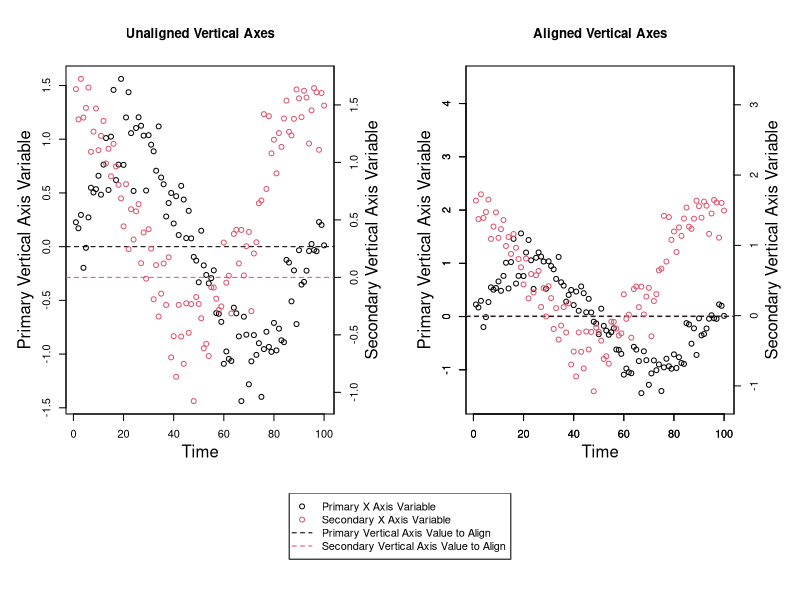
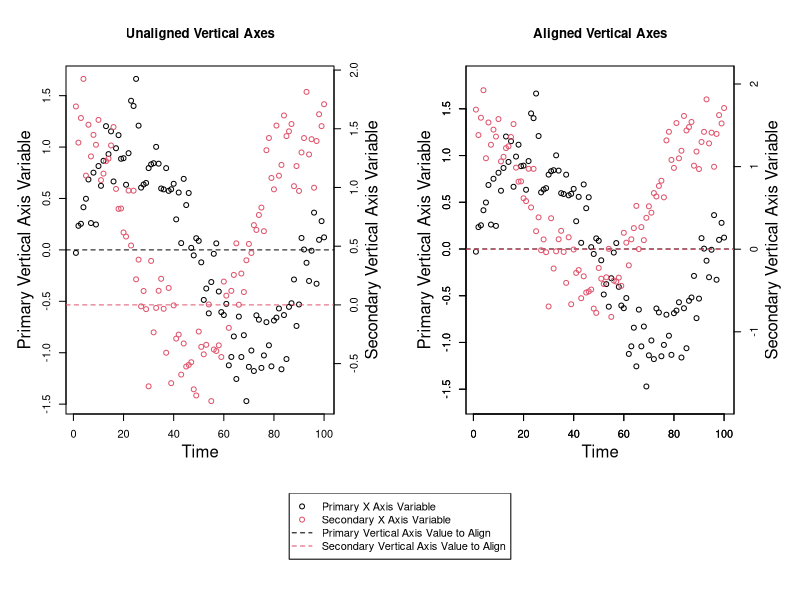

Recreate these plots in R, in order. (Note: this script raises an error after producing the figures.)

# A Function for Aligning a Value on Primary and Secondary Vertical Axes on
# Plots

# David Moore
# University of New Hampshire Ecohydrology Lab
# davidblakneymoore@gmail.com
# April 2021


# The Explanation

# You might want to align a value (such as 0) on both the primary and secondary
# vertical axes. Aligning values can't typically be done by default. You could
# manually define axis limits for both axes to align a value, but if you
# manually choose values for these limits, you might end up with more space on
# the top or the bottom of the graph than is desireable, or you may not be able
# to line up the values across both axes perfectly.

# Here is a function for determining how to optimally align a value on both the
# primary and the secondary vertical axes such that there isn't unnecessary 
# additional space on the top or the bottom of any graph and such that the two
# values will perfectly align across both vertical axes. This function returns
# the new axis limits for both the primary and the secondary vertical axes that
# make the two values you wish to align across both vertical axes line up
# perfectly.

# More often than not, you'll probably want to line up the value of 0 across
# both vertical axes, and you may want to preserve the primary vertical axis
# scale and rescale the secondary vertical axis. This function is flexible and
# allows you to align the axes at any value (you can even choose different
# values for both axes) and it allows you to select which axis scale you wish
# to preserve (you could also choose to preserve neither the primary or the
# secondary vertical axis scales and have the algorithm choose the optimal
# solution).

# To align both axes at particular values, a ratio must be calculated for each
# axis. This ratio is the ratio of the distance of the value to align to the
# minimum value of a particular variable to the distance of the maximum value
# to the minimum value of this same variable. This ratio is calculated for both
# axes. Ratios can be greater than 1 or less than 0 if the value you wish to
# align is not within the range of that variable.

# This function takes 6 arguments. The first two are required, and either
# 'Ratio_of_Value_to_Align_to_Vertical_Axis_Range' or 'Axis_Scale_to_Preserve'
# must be provided as well.

# 'Primary_Vertical_Axis_Variable' is a numeric vector - it's the variable you
# wish to appear on the primary vertical axis.

# 'Secondary_Vertical_Axis_Variable' is a numeric vector - it's the variable
# you wish to appear on the secondary vertical axis.

# 'Data_Frame' is an optional argument you can provide if both the
# 'Primary_Vertical_Axis_Variable' and 'Secondary_Vertical_Axis_Variable'
# arguments come from the same data frame and you only want to type the data
# frame name once.

# 'Primary_Vertical_Axis_Value_to_Align = 0' is the value you wish to align on
# the primary vertical axis. The default value for this argument is 0.

# 'Secondary_Vertical_Axis_Value_to_Align = 0' is the value you wish to align
# on the secondary vertical axis. The default value for this argument is 0.

# 'Ratio_of_Value_to_Align_to_Vertical_Axis_Range' sets where on the vertical
# axis the value to align is. For example, the values to align may both be 0,
# and if the 'Ratio_of_Value_to_Align_to_Vertical_Axis_Range' is 0.5, the value
# to align (0) will be exactly halfway up the vertical axis. If the
# 'Ratio_of_Value_to_Align_to_Vertical_Axis_Range' is 0.25, the values to align
# will both be a quarter of the way up both vertical axes from the bottom of
# the plot. If this argument is a number between 0 and 1, the value to align
# will be visible in the plotting region; if this argument is greater than 1 or
# less than 0, the value to align will not appear in the plotting region, but
# it will still be aligned on both vertical axes. This argument is required
# only if the 'Axis_Scale_to_Preserve' argument is not provided.

# 'Axis_Scale_to_Preserve = "Neither"' tells the function if the scale of one
# of the vertical axes should be preserved and not rescaled at all. The three
# possibilities for this argument are 'Primary', 'Secondary', and 'Neither',
# with the latter being the default. This argument could be used if one of the
# vertical axes is much more important than the other. For example, if you wish
# to plot the primary vertical axis variable such that it takes up the entire
# plotting region and is not rescaled by this function, you would set this
# argument to 'Primary', and all of the rescaling would occur on the secondary
# vertical axis. If the 'Ratio_of_Value_to_Align_to_Vertical_Axis_Range'
# argument is not specified, this argument is required. It should be noted that
# there are cases where it would be impossible to preserve one of the vertical
# axis scales - for example, if one vertical axis variable had a maximum value
# of 10 and a value to align of 15, and the other vertical axis variable had a
# minimum value of 20 and a value to align of 15, there be no possible way to
# plot all of the points while aligning both vertical axes at the value 15.

# 'Axis_Buffer = 10' is the minimum total percent of blank space you wish to
# leave around the top and the bottom of the graph (half of this space will
# appear on the top and half will appear on the bottom). Ten percent is the
# default. It is the minimum total percent of blank space around the top and
# the bottom because if rescaling is necessary to align the values across both
# vertical axes, it follows that more than 10 % of blank space will necessarily
# exist on at least one end of one of the vertical axes. To minimize blank
# space, you could preserve the scale of one of the vertical axes by setting
# the 'Axis_Scale_to_Preserve' argument to either 'Primary' or 'Secondary'.


# The Function

Axis_Limits_for_Primary_and_Secondary_Vertical_Axes_Aligned_by_a_Value_Function <- function (Primary_Vertical_Axis_Variable, Secondary_Vertical_Axis_Variable, Data_Frame, Primary_Vertical_Axis_Value_to_Align = 0, Secondary_Vertical_Axis_Value_to_Align = 0, Ratio_of_Value_to_Align_to_Vertical_Axis_Range = NULL, Axis_Scale_to_Preserve = "Neither", Axis_Buffer = 10) {
  if (!missing(Data_Frame)) {
    Primary_Vertical_Axis_Variable <- Data_Frame[[deparse(substitute(Primary_Vertical_Axis_Variable))]]
    Secondary_Vertical_Axis_Variable <- Data_Frame[[deparse(substitute(Secondary_Vertical_Axis_Variable))]]
  }
  if (!is.numeric(Primary_Vertical_Axis_Variable)) {
    stop("'Primary_Vertical_Axis_Variable' must be numeric.")
  }
  if (!is.numeric(Secondary_Vertical_Axis_Variable)) {
    stop("'Secondary_Vertical_Axis_Variable' must be numeric.")
  }
  if (!is.numeric(Primary_Vertical_Axis_Value_to_Align) | length(Primary_Vertical_Axis_Value_to_Align) != 1) {
    stop("'Primary_Vertical_Axis_Value_to_Align' must be a single numeric value.")
  }
  if (!is.numeric(Secondary_Vertical_Axis_Value_to_Align) | length(Secondary_Vertical_Axis_Value_to_Align) != 1) {
    stop("'Secondary_Vertical_Axis_Value_to_Align' must be a single numeric value.")
  }
  if (!is.null(Ratio_of_Value_to_Align_to_Vertical_Axis_Range)) {
    if (!is.numeric(Ratio_of_Value_to_Align_to_Vertical_Axis_Range) | length(Ratio_of_Value_to_Align_to_Vertical_Axis_Range) != 1) {
      stop("'Ratio_of_Value_to_Align_to_Vertical_Axis_Range' must be a single numeric value.")
    }
    if (Ratio_of_Value_to_Align_to_Vertical_Axis_Range <= 0 | Ratio_of_Value_to_Align_to_Vertical_Axis_Range >= 1) {
      warning ("'Ratio_of_Value_to_Align_to_Vertical_Axis_Range' should be a number between 0 and 1. If it isn't, the values to align will be outside of the plotting region, and you risk not having all the data points inside the plotting region.")
    }
  }
  if (!(Axis_Scale_to_Preserve %in% c("Primary", "Secondary", "Neither")) | length(Axis_Scale_to_Preserve) != 1) {
    stop ("'Axis_Scale_to_Preserve' must be a single item and it must be either 'Primary', 'Secondary', or 'Neither'.")
  }
  if (!is.numeric(Axis_Buffer) | length(Axis_Buffer) != 1) {
    stop("'Axis_Buffer' must be a single numeric value.")
  }
  if (Axis_Buffer < 0 | Axis_Buffer > 100) {
    stop ("'Axis_Buffer' must be a number between 0 and 100 (inclusive).")
  }
  Values_to_Align <- data.frame(Primary_Vertical_Axis_Value_to_Align, Secondary_Vertical_Axis_Value_to_Align)
  Axis_Buffer <- 1 + Axis_Buffer / 100
  Minimum_Primary_Vertical_Axis_Variable_Value <- min(Primary_Vertical_Axis_Variable[is.finite(Primary_Vertical_Axis_Variable)])
  Maximum_Primary_Vertical_Axis_Variable_Value <- max(Primary_Vertical_Axis_Variable[is.finite(Primary_Vertical_Axis_Variable)])
  Minimum_Secondary_Vertical_Axis_Variable_Value <- min(Secondary_Vertical_Axis_Variable[is.finite(Secondary_Vertical_Axis_Variable)])
  Maximum_Secondary_Vertical_Axis_Variable_Value <- max(Secondary_Vertical_Axis_Variable[is.finite(Secondary_Vertical_Axis_Variable)])
  Primary_Vertical_Axis_Buffer <- ((Maximum_Primary_Vertical_Axis_Variable_Value - Minimum_Primary_Vertical_Axis_Variable_Value) * Axis_Buffer - (Maximum_Primary_Vertical_Axis_Variable_Value - Minimum_Primary_Vertical_Axis_Variable_Value)) / 2
  Secondary_Vertical_Axis_Buffer <- ((Maximum_Secondary_Vertical_Axis_Variable_Value - Minimum_Secondary_Vertical_Axis_Variable_Value) * Axis_Buffer - (Maximum_Secondary_Vertical_Axis_Variable_Value - Minimum_Secondary_Vertical_Axis_Variable_Value)) / 2
  Ratio_of_Value_to_Align_to_Primary_Vertical_Axis_Range <- (Primary_Vertical_Axis_Value_to_Align - Minimum_Primary_Vertical_Axis_Variable_Value) / (Maximum_Primary_Vertical_Axis_Variable_Value - Minimum_Primary_Vertical_Axis_Variable_Value)
  Ratio_of_Value_to_Align_to_Secondary_Vertical_Axis_Range <- (Secondary_Vertical_Axis_Value_to_Align - Minimum_Secondary_Vertical_Axis_Variable_Value) / (Maximum_Secondary_Vertical_Axis_Variable_Value - Minimum_Secondary_Vertical_Axis_Variable_Value)
  if (!is.null(Ratio_of_Value_to_Align_to_Vertical_Axis_Range)) {
    if (Axis_Scale_to_Preserve == "Primary" & Ratio_of_Value_to_Align_to_Primary_Vertical_Axis_Range != Ratio_of_Value_to_Align_to_Vertical_Axis_Range) {
      stop ("You cannot preserve the primary vertical axis scale and set the ratio of the value to align to the vertical axis range to something other than what it is for the primary vertical axis")
    }
    if (Axis_Scale_to_Preserve == "Secondary" & Ratio_of_Value_to_Align_to_Secondary_Vertical_Axis_Range != Ratio_of_Value_to_Align_to_Vertical_Axis_Range) {
      stop ("You cannot preserve the secondary vertical axis scale and set the ratio of the value to align to the vertical axis range to something other than what it is for the secondary vertical axis")
    }
  }
  if (Axis_Scale_to_Preserve == "Primary" & ((Ratio_of_Value_to_Align_to_Primary_Vertical_Axis_Range < 0 & (Ratio_of_Value_to_Align_to_Secondary_Vertical_Axis_Range < 1 & Ratio_of_Value_to_Align_to_Secondary_Vertical_Axis_Range > 0)) | (Ratio_of_Value_to_Align_to_Primary_Vertical_Axis_Range > 1 & (Ratio_of_Value_to_Align_to_Secondary_Vertical_Axis_Range < 1 & Ratio_of_Value_to_Align_to_Secondary_Vertical_Axis_Range > 0)) | (Ratio_of_Value_to_Align_to_Primary_Vertical_Axis_Range < 0 & Ratio_of_Value_to_Align_to_Secondary_Vertical_Axis_Range > 1) | (Ratio_of_Value_to_Align_to_Primary_Vertical_Axis_Range > 1 & Ratio_of_Value_to_Align_to_Secondary_Vertical_Axis_Range < 0))) {
    warning ("If you try to preserve the primary axis scale while using these values to align, at least one data point will be outside of the plotting region")
  }
  if (Axis_Scale_to_Preserve == "Secondary" & ((Ratio_of_Value_to_Align_to_Secondary_Vertical_Axis_Range < 0 & (Ratio_of_Value_to_Align_to_Primary_Vertical_Axis_Range < 1 & Ratio_of_Value_to_Align_to_Primary_Vertical_Axis_Range > 0)) | (Ratio_of_Value_to_Align_to_Secondary_Vertical_Axis_Range > 1 & (Ratio_of_Value_to_Align_to_Primary_Vertical_Axis_Range < 1 & Ratio_of_Value_to_Align_to_Primary_Vertical_Axis_Range > 0)) | (Ratio_of_Value_to_Align_to_Secondary_Vertical_Axis_Range < 0 & Ratio_of_Value_to_Align_to_Primary_Vertical_Axis_Range > 1) | (Ratio_of_Value_to_Align_to_Secondary_Vertical_Axis_Range > 1 & Ratio_of_Value_to_Align_to_Primary_Vertical_Axis_Range < 0))) {
    warning ("If you try to preserve the secondary axis scale while using these values to align, at least one data point will be outside of the plotting region")
  }
  if (Axis_Scale_to_Preserve == "Primary") {
    Primary_Vertical_Axis_Range <- c(Minimum_Primary_Vertical_Axis_Variable_Value - Primary_Vertical_Axis_Buffer, Maximum_Primary_Vertical_Axis_Variable_Value + Primary_Vertical_Axis_Buffer)
    Secondary_Vertical_Axis_Range <- if (Ratio_of_Value_to_Align_to_Primary_Vertical_Axis_Range > Ratio_of_Value_to_Align_to_Secondary_Vertical_Axis_Range) {
      c(((Ratio_of_Value_to_Align_to_Primary_Vertical_Axis_Range * Maximum_Secondary_Vertical_Axis_Variable_Value - Secondary_Vertical_Axis_Value_to_Align) / (Ratio_of_Value_to_Align_to_Primary_Vertical_Axis_Range - 1) - Secondary_Vertical_Axis_Buffer), Maximum_Secondary_Vertical_Axis_Variable_Value + Secondary_Vertical_Axis_Buffer)
    } else if (Ratio_of_Value_to_Align_to_Secondary_Vertical_Axis_Range > Ratio_of_Value_to_Align_to_Primary_Vertical_Axis_Range) {
      c(Minimum_Secondary_Vertical_Axis_Variable_Value - Secondary_Vertical_Axis_Buffer, ((Secondary_Vertical_Axis_Value_to_Align - Minimum_Secondary_Vertical_Axis_Variable_Value + Ratio_of_Value_to_Align_to_Primary_Vertical_Axis_Range * Minimum_Secondary_Vertical_Axis_Variable_Value) / Ratio_of_Value_to_Align_to_Primary_Vertical_Axis_Range) + Secondary_Vertical_Axis_Buffer)
    } else if (Ratio_of_Value_to_Align_to_Primary_Vertical_Axis_Range == Ratio_of_Value_to_Align_to_Secondary_Vertical_Axis_Range) {
      c(Minimum_Secondary_Vertical_Axis_Variable_Value - Secondary_Vertical_Axis_Buffer, Maximum_Secondary_Vertical_Axis_Variable_Value + Secondary_Vertical_Axis_Buffer)
    }
  } else if (Axis_Scale_to_Preserve == "Secondary") {
    Primary_Vertical_Axis_Range <- if (Ratio_of_Value_to_Align_to_Secondary_Vertical_Axis_Range > Ratio_of_Value_to_Align_to_Primary_Vertical_Axis_Range) {
      c(((Ratio_of_Value_to_Align_to_Secondary_Vertical_Axis_Range * Maximum_Primary_Vertical_Axis_Variable_Value - Primary_Vertical_Axis_Value_to_Align) / (Ratio_of_Value_to_Align_to_Secondary_Vertical_Axis_Range - 1)) - Primary_Vertical_Axis_Buffer, Maximum_Primary_Vertical_Axis_Variable_Value + Primary_Vertical_Axis_Buffer)
    } else if (Ratio_of_Value_to_Align_to_Primary_Vertical_Axis_Range > Ratio_of_Value_to_Align_to_Secondary_Vertical_Axis_Range) {
      c(Minimum_Primary_Vertical_Axis_Variable_Value - Primary_Vertical_Axis_Buffer, ((Primary_Vertical_Axis_Value_to_Align - Minimum_Primary_Vertical_Axis_Variable_Value + Ratio_of_Value_to_Align_to_Secondary_Vertical_Axis_Range * Minimum_Primary_Vertical_Axis_Variable_Value) / Ratio_of_Value_to_Align_to_Secondary_Vertical_Axis_Range) + Primary_Vertical_Axis_Buffer)
    } else if (Ratio_of_Value_to_Align_to_Primary_Vertical_Axis_Range == Ratio_of_Value_to_Align_to_Secondary_Vertical_Axis_Range) {
      c(Minimum_Primary_Vertical_Axis_Variable_Value - Primary_Vertical_Axis_Buffer, Maximum_Primary_Vertical_Axis_Variable_Value + Primary_Vertical_Axis_Buffer)
    }
    Secondary_Vertical_Axis_Range <- c(Minimum_Secondary_Vertical_Axis_Variable_Value - Secondary_Vertical_Axis_Buffer, Maximum_Secondary_Vertical_Axis_Variable_Value + Secondary_Vertical_Axis_Buffer)
  } else if (Axis_Scale_to_Preserve == "Neither") {
    if (is.null(Ratio_of_Value_to_Align_to_Vertical_Axis_Range)) {
      if (mean(c(Ratio_of_Value_to_Align_to_Primary_Vertical_Axis_Range, Ratio_of_Value_to_Align_to_Secondary_Vertical_Axis_Range)) > 0 & mean(c(Ratio_of_Value_to_Align_to_Primary_Vertical_Axis_Range, Ratio_of_Value_to_Align_to_Secondary_Vertical_Axis_Range)) < 1) {
        Ratio_of_Value_to_Align_to_Vertical_Axis_Range <- mean(c(Ratio_of_Value_to_Align_to_Primary_Vertical_Axis_Range, Ratio_of_Value_to_Align_to_Secondary_Vertical_Axis_Range))
      } else if (mean(c(Ratio_of_Value_to_Align_to_Primary_Vertical_Axis_Range, Ratio_of_Value_to_Align_to_Secondary_Vertical_Axis_Range)) <= 0 & mean(c(Ratio_of_Value_to_Align_to_Primary_Vertical_Axis_Range, Ratio_of_Value_to_Align_to_Secondary_Vertical_Axis_Range)) >= 1) {
        stop ("Please supply a value for the 'Ratio_of_Value_to_Align_to_Vertical_Axis_Range' argument between 0 and 1 or specify which axis scale to preserve")
      }
    }
    if (!is.null(Ratio_of_Value_to_Align_to_Vertical_Axis_Range)) {
      Primary_Vertical_Axis_Range <- if (Ratio_of_Value_to_Align_to_Vertical_Axis_Range > Ratio_of_Value_to_Align_to_Primary_Vertical_Axis_Range) {
        c(((Ratio_of_Value_to_Align_to_Vertical_Axis_Range * Maximum_Primary_Vertical_Axis_Variable_Value - Primary_Vertical_Axis_Value_to_Align) / (Ratio_of_Value_to_Align_to_Vertical_Axis_Range - 1)) - Primary_Vertical_Axis_Buffer, Maximum_Primary_Vertical_Axis_Variable_Value + Primary_Vertical_Axis_Buffer)
      } else if (Ratio_of_Value_to_Align_to_Primary_Vertical_Axis_Range > Ratio_of_Value_to_Align_to_Vertical_Axis_Range) {
        c(Minimum_Primary_Vertical_Axis_Variable_Value - Primary_Vertical_Axis_Buffer, ((Primary_Vertical_Axis_Value_to_Align - Minimum_Primary_Vertical_Axis_Variable_Value + Ratio_of_Value_to_Align_to_Vertical_Axis_Range * Minimum_Primary_Vertical_Axis_Variable_Value) / Ratio_of_Value_to_Align_to_Vertical_Axis_Range) + Primary_Vertical_Axis_Buffer)
      } else if (Ratio_of_Value_to_Align_to_Primary_Vertical_Axis_Range == Ratio_of_Value_to_Align_to_Vertical_Axis_Range) {
        c(Minimum_Primary_Vertical_Axis_Variable_Value - Primary_Vertical_Axis_Buffer, Maximum_Primary_Vertical_Axis_Variable_Value + Primary_Vertical_Axis_Buffer)
      }
      Secondary_Vertical_Axis_Range <- if (Ratio_of_Value_to_Align_to_Vertical_Axis_Range > Ratio_of_Value_to_Align_to_Secondary_Vertical_Axis_Range) {
        c(((Ratio_of_Value_to_Align_to_Vertical_Axis_Range * Maximum_Secondary_Vertical_Axis_Variable_Value - Secondary_Vertical_Axis_Value_to_Align) / (Ratio_of_Value_to_Align_to_Vertical_Axis_Range - 1) - Secondary_Vertical_Axis_Buffer), Maximum_Secondary_Vertical_Axis_Variable_Value + Secondary_Vertical_Axis_Buffer)
      } else if (Ratio_of_Value_to_Align_to_Secondary_Vertical_Axis_Range > Ratio_of_Value_to_Align_to_Vertical_Axis_Range) {
        c(Minimum_Secondary_Vertical_Axis_Variable_Value - Secondary_Vertical_Axis_Buffer, ((Secondary_Vertical_Axis_Value_to_Align - Minimum_Secondary_Vertical_Axis_Variable_Value + Ratio_of_Value_to_Align_to_Vertical_Axis_Range * Minimum_Secondary_Vertical_Axis_Variable_Value) / Ratio_of_Value_to_Align_to_Vertical_Axis_Range) + Secondary_Vertical_Axis_Buffer)
      } else if (Ratio_of_Value_to_Align_to_Vertical_Axis_Range == Ratio_of_Value_to_Align_to_Secondary_Vertical_Axis_Range) {
        c(Minimum_Secondary_Vertical_Axis_Variable_Value - Secondary_Vertical_Axis_Buffer, Maximum_Secondary_Vertical_Axis_Variable_Value + Secondary_Vertical_Axis_Buffer)
      }
    }
  }
  names(Primary_Vertical_Axis_Range) <- c("Minimum", "Maximum")
  names(Secondary_Vertical_Axis_Range) <- c("Minimum", "Maximum")
  list(Primary_Vertical_Axis_Range = Primary_Vertical_Axis_Range, Secondary_Vertical_Axis_Range = Secondary_Vertical_Axis_Range, Values_to_Align = Values_to_Align)
}


# Some Examples

# Let's use this function on some made-up data.

# First, let's generate some made-up data.

Practice_Data <- structure(list(Time = 1:100, Primary_Vertical_Axis_Variable = c(0.22704042899679, 0.171051342676768, 0.295373359481899, -0.197259035434989, -0.0106160892114656, 0.272180464537922, 0.548317696212064, 0.504400776504627, 0.535175112037852, 0.659796660419012, 0.484022873006747, 0.763427914281607, 1.01081189342087, 0.527275244638451, 1.02383078435645, 1.45882365087558, 0.619781379385278, 0.763744028540586, 1.56149872523748, 0.761000711707437, 1.20256603840857, 1.43775188297997, 1.05673949785171, 0.518392125919475, 1.10425689105379, 1.20426420764684, 1.12529223989712, 1.03337726623079, 0.522392736613537, 1.0377445707734, 0.949129431418696, 0.88749352645862, 0.706750673059184, 1.11927992638128, 0.643802831565079, 0.580963521170729, 0.280812306532534, 0.405955699667226, 0.499546367013415, 0.215323600910484, 0.469390216058786, 0.107998238273562, 0.565848623209337, 0.438461976564328, 0.0794893087305955, 0.333158448049156, 0.0769172726926761, -0.0958625519933304, -0.130151514147602, -0.331509693974829, 0.148225925289188, -0.174324290137772, -0.263426646945512, -0.341728364415924, -0.292824499333797, -0.220595205386657, -0.618550875112797, -0.62516988554484, -0.700033330779136, -1.09048383643344, -0.975552527952654, -1.04506060742311, -1.06436653382086, -0.56805317310425, -0.620650403171538, -0.835356038838042, -1.43768831108067, -0.651915223485666, -0.819396073318896, -1.28116702074008, -1.06737589811338, -0.823345101786524, -1.00731194489684, -0.898716208745865, -1.39837716704215, -0.953665962132904, -0.792247569290499, -0.932917390477086, -0.979552707079592, -0.70979531634533, -0.965636099632769, -0.763054047249181, -0.871523201366529, -0.889065295594285, -0.123369211815544, -0.148037638597252, -0.509229428194743, -0.221119774271099, -0.720626428354862, -0.0334756549314663, -0.353400093836653, -0.328126733370992, -0.223630761255335, -0.0402857881524264, 0.0245243716799691, -0.0312054606871837, -0.0432666051538198, 0.22885949020795, 0.201716810783227, 0.0120535175986479), Secondary_Vertical_Axis_Variable = c(1.63740959611018, 1.37429416156773, 1.7264362715331, 1.38976759258664, 1.47463211754709, 1.65134539390083, 1.0919186370708, 1.26770812495284, 1.46936014318898, 1.10656685829106, 1.23052773147138, 1.36077127569478, 0.990987329649239, 1.11882901151116, 0.878714793952109, 1.16166953910259, 0.964958583171444, 0.804964669734433, 0.68732580012754, 0.443884606344239, 0.810981320732856, 0.245770796791638, 0.592722723930691, 0.329330235065464, 0.57436503268312, 0.63685295911431, 0.123219925587219, 0.390659623189359, -0.0114827721228556, 0.418740497704195, 0.249715857124004, -0.190367436810004, 0.107154603862054, -0.340945339223141, -0.141589176380839, 0.120991236283374, -0.239887869541591, 0.174183052346282, -0.69572254518649, -0.5114071971833, -0.864715784368171, -0.239227387010985, -0.514520927766591, -0.751706645648148, -0.225934947865732, -0.481988260485633, -0.232578600951792, -1.07626933898627, -0.170793617580938, -0.231383477923837, -0.355701342540428, -0.617327238023798, -0.578072688376317, -0.68401185536377, -0.0858054671635022, -0.089108612614218, -0.185399362520759, -0.282936788213533, -0.252449270236627, 0.303213620586943, -0.046152318867939, 0.0144079948789615, -0.313823212539516, 0.377953119771485, 0.413510854925381, 0.121129021607843, 0.412681527426005, 0.0168148967398252, 0.271122213174506, 0.395392461768439, -0.293262298878551, 0.207836189544246, 0.305441059609931, 0.644398211101786, 0.66829536610808, 1.41967809324598, 0.769306300795675, 1.40234035467878, 1.07829219210413, 1.1974265963385, 0.904662337372966, 1.25524568926821, 1.13503718342011, 1.38176421012862, 1.53749356890857, 1.26610491046628, 1.23479527949536, 1.37917010148661, 1.63482743027776, 1.55700321201225, 1.39362336569581, 1.62327684235889, 1.56450925921758, 1.16370193835118, 1.45332914326502, 1.64613004798911, 1.60973560274891, 1.10951940096566, 1.60349635543919, 1.49436696791733)), class = "data.frame", row.names = c(NA, -100L))

# Next, let's run the function to determine what our vertical axis limits will
# be.

(New_Axis_Limits <- Axis_Limits_for_Primary_and_Secondary_Vertical_Axes_Aligned_by_a_Value_Function(Primary_Vertical_Axis_Variable, Secondary_Vertical_Axis_Variable, Practice_Data, Ratio_of_Value_to_Align_to_Vertical_Axis_Range = 0.25))

# Here's the output from the preceding line of code.

# $Primary_Vertical_Axis_Range
#   Minimum   Maximum 
# -1.587648  4.463024 
# 
# $Secondary_Vertical_Axis_Range
#   Minimum   Maximum 
# -1.216405  3.368943 
# 
# $Values_to_Align
#   Primary_Vertical_Axis_Value_to_Align Secondary_Vertical_Axis_Value_to_Align
# 1                                    0                                      0

# Finally, we'll graph the data.

dev.off()
layout(matrix(c(1, 1, 2, 2, 3, 3, 3, 3), byrow = T, nrow = 2), heights = c(0.8, 0.2))
par(mar = c(5, 5, 5, 5))
with(Practice_Data, plot(Time, Primary_Vertical_Axis_Variable, xlab = "", ylab = ""))
mtext("Time", 1, 2.5)
mtext("Primary Vertical Axis Variable", 2, 2.5)
title("Unaligned Vertical Axes")
abline(h = New_Axis_Limits$Values_to_Align$Primary_Vertical_Axis_Value_to_Align, lty = 2)
par(new = T)
with(Practice_Data, plot(Time, Secondary_Vertical_Axis_Variable, col = 2, xlab = "", ylab = "", axes = F))
axis(4, pretty(Practice_Data$Secondary_Vertical_Axis_Variable))
mtext("Secondary Vertical Axis Variable", 4, 2.5)
abline(h = New_Axis_Limits$Values_to_Align$Secondary_Vertical_Axis_Value_to_Align, col = 2, lty = 2)
with(Practice_Data, plot(Time, Primary_Vertical_Axis_Variable, xlab = "", ylab = "", ylim = New_Axis_Limits$Primary_Vertical_Axis_Range))
axis(1, pretty(Practice_Data$Time))
axis(2, pretty(New_Axis_Limits$Primary_Vertical_Axis_Range))
mtext("Time", 1, 2.5)
mtext("Primary Vertical Axis Variable", 2, 2.5)
title("Aligned Vertical Axes")
abline(h = New_Axis_Limits$Values_to_Align$Primary_Vertical_Axis_Value_to_Align, lty = 2)
par(new = T)
with(Practice_Data, plot(Time, Secondary_Vertical_Axis_Variable, col = 2, xlab = "", ylab = "", ylim = New_Axis_Limits$Secondary_Vertical_Axis_Range, axes = F))
axis(4, pretty(New_Axis_Limits$Secondary_Vertical_Axis_Range))
mtext("Secondary Vertical Axis Variable", 4, 2.5)
abline(h = New_Axis_Limits$Values_to_Align$Secondary_Vertical_Axis_Value_to_Align, col = 2, lty = 2)
par(mar = c(1, 1, 1, 1))
plot(0, type = 'n', axes = F, ylab = "", xlab = "")
legend("top", legend = c("Primary X Axis Variable", "Secondary X Axis Variable", "Primary Vertical Axis Value to Align", "Secondary Vertical Axis Value to Align"), pch = c(1, 1, NA, NA), lty = c(NA, NA, 2, 2), col = c(1:2, 1:2))

# Here's another example.

Practice_Data <- data.frame(Time = 1:100, Primary_Vertical_Axis_Variable = sin(1:100 / 15) + rnorm(100, 0, 0.25), Secondary_Vertical_Axis_Variable = cos(1:100 / 15) + rnorm(100, 0.5, 0.25))
(New_Axis_Limits <- Axis_Limits_for_Primary_and_Secondary_Vertical_Axes_Aligned_by_a_Value_Function(Primary_Vertical_Axis_Variable, Secondary_Vertical_Axis_Variable, Practice_Data, Axis_Scale_to_Preserve = "Primary"))
dev.off()
layout(matrix(c(1, 1, 2, 2, 3, 3, 3, 3), byrow = T, nrow = 2), heights = c(0.8, 0.2))
par(mar = c(5, 5, 5, 5))
with(Practice_Data, plot(Time, Primary_Vertical_Axis_Variable, xlab = "", ylab = ""))
mtext("Time", 1, 2.5)
mtext("Primary Vertical Axis Variable", 2, 2.5)
title("Unaligned Vertical Axes")
abline(h = New_Axis_Limits$Values_to_Align$Primary_Vertical_Axis_Value_to_Align, lty = 2)
par(new = T)
with(Practice_Data, plot(Time, Secondary_Vertical_Axis_Variable, col = 2, xlab = "", ylab = "", axes = F))
axis(4, pretty(Practice_Data$Secondary_Vertical_Axis_Variable))
mtext("Secondary Vertical Axis Variable", 4, 2.5)
abline(h = New_Axis_Limits$Values_to_Align$Secondary_Vertical_Axis_Value_to_Align, col = 2, lty = 2)
with(Practice_Data, plot(Time, Primary_Vertical_Axis_Variable, xlab = "", ylab = "", ylim = New_Axis_Limits$Primary_Vertical_Axis_Range))
axis(1, pretty(Practice_Data$Time))
axis(2, pretty(New_Axis_Limits$Primary_Vertical_Axis_Range))
mtext("Time", 1, 2.5)
mtext("Primary Vertical Axis Variable", 2, 2.5)
title("Aligned Vertical Axes")
abline(h = New_Axis_Limits$Values_to_Align$Primary_Vertical_Axis_Value_to_Align, lty = 2)
par(new = T)
with(Practice_Data, plot(Time, Secondary_Vertical_Axis_Variable, col = 2, xlab = "", ylab = "", ylim = New_Axis_Limits$Secondary_Vertical_Axis_Range, axes = F))
axis(4, pretty(New_Axis_Limits$Secondary_Vertical_Axis_Range))
mtext("Secondary Vertical Axis Variable", 4, 2.5)
abline(h = New_Axis_Limits$Values_to_Align$Secondary_Vertical_Axis_Value_to_Align, col = 2, lty = 2)
par(mar = c(1, 1, 1, 1))
plot(0, type = 'n', axes = F, ylab = "", xlab = "")
legend("top", legend = c("Primary X Axis Variable", "Secondary X Axis Variable", "Primary Vertical Axis Value to Align", "Secondary Vertical Axis Value to Align"), pch = c(1, 1, NA, NA), lty = c(NA, NA, 2, 2), col = c(1:2, 1:2))
dev.off()

# Here's one more example.

Practice_Data <- data.frame(Time = 1:100, Primary_Vertical_Axis_Variable = sin(1:100 / 15) + rnorm(100, 25, 0.25), Secondary_Vertical_Axis_Variable = cos(1:100 / 15) + rnorm(100, -15, 0.25))
(New_Axis_Limits <- Axis_Limits_for_Primary_and_Secondary_Vertical_Axes_Aligned_by_a_Value_Function(Primary_Vertical_Axis_Variable, Secondary_Vertical_Axis_Variable, Practice_Data, Primary_Vertical_Axis_Value_to_Align = 20, Secondary_Vertical_Axis_Value_to_Align = -10))
dev.off()
layout(matrix(c(1, 1, 2, 2, 3, 3, 3, 3), byrow = T, nrow = 2), heights = c(0.8, 0.2))
par(mar = c(5, 5, 5, 5))
with(Practice_Data, plot(Time, Primary_Vertical_Axis_Variable, xlab = "", ylab = ""))
mtext("Time", 1, 2.5)
mtext("Primary Vertical Axis Variable", 2, 2.5)
title("Unaligned Vertical Axes")
abline(h = New_Axis_Limits$Values_to_Align$Primary_Vertical_Axis_Value_to_Align, lty = 2)
par(new = T)
with(Practice_Data, plot(Time, Secondary_Vertical_Axis_Variable, col = 2, xlab = "", ylab = "", axes = F))
axis(4, pretty(Practice_Data$Secondary_Vertical_Axis_Variable))
mtext("Secondary Vertical Axis Variable", 4, 2.5)
abline(h = New_Axis_Limits$Values_to_Align$Secondary_Vertical_Axis_Value_to_Align, col = 2, lty = 2)
with(Practice_Data, plot(Time, Primary_Vertical_Axis_Variable, xlab = "", ylab = "", ylim = New_Axis_Limits$Primary_Vertical_Axis_Range))
axis(1, pretty(Practice_Data$Time))
axis(2, pretty(New_Axis_Limits$Primary_Vertical_Axis_Range))
mtext("Time", 1, 2.5)
mtext("Primary Vertical Axis Variable", 2, 2.5)
title("Aligned Vertical Axes")
abline(h = New_Axis_Limits$Values_to_Align$Primary_Vertical_Axis_Value_to_Align, lty = 2)
par(new = T)
with(Practice_Data, plot(Time, Secondary_Vertical_Axis_Variable, col = 2, xlab = "", ylab = "", ylim = New_Axis_Limits$Secondary_Vertical_Axis_Range, axes = F))
axis(4, pretty(New_Axis_Limits$Secondary_Vertical_Axis_Range))
mtext("Secondary Vertical Axis Variable", 4, 2.5)
abline(h = New_Axis_Limits$Values_to_Align$Secondary_Vertical_Axis_Value_to_Align, col = 2, lty = 2)
par(mar = c(1, 1, 1, 1))
plot(0, type = 'n', axes = F, ylab = "", xlab = "")
legend("top", legend = c("Primary X Axis Variable", "Secondary X Axis Variable", "Primary Vertical Axis Value to Align", "Secondary Vertical Axis Value to Align"), pch = c(1, 1, NA, NA), lty = c(NA, NA, 2, 2), col = c(1:2, 1:2))
dev.off()
